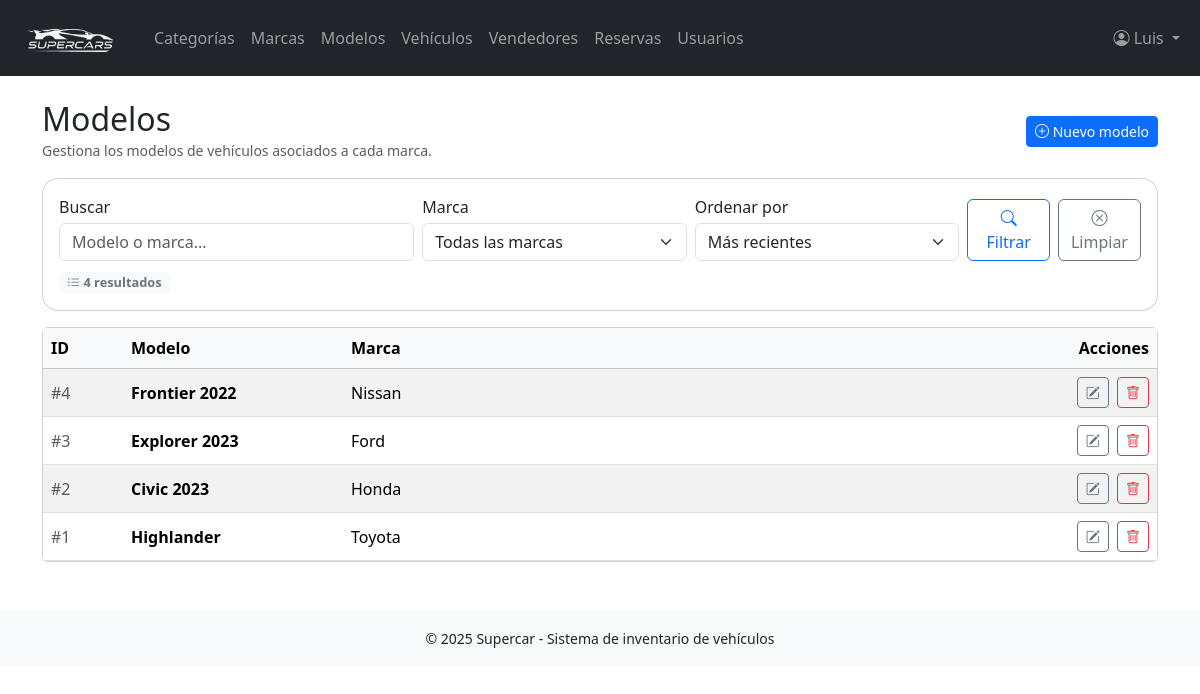
The page /modelos/listar.php (signed in) on the database its author committed.
### tables this page shows
CREATE TABLE `modelos` (
  `id_modelo` int(11) NOT NULL,
  `id_marca` int(11) NOT NULL,
  `nombre` varchar(100) NOT NULL
);

CREATE TABLE `marcas` (
  `id_marca` int(11) NOT NULL,
  `nombre` varchar(100) NOT NULL
);

### modelos/listar.php (the view, shortened to what this page needs)
<?php
require_once '../config/db.php';
require_once '../includes/header.php';
$busqueda  = trim($_GET['q'] ?? '');
$orden     = $_GET['orden'] ?? 'recientes';
switch ($orden) {
    case 'recientes':
    default:
        $orden      = 'recientes';
        $orderBySql = 'mo.id_modelo DESC';
        break;
}
$params     = [];
$whereSql = '';
$sqlCount = "
    SELECT COUNT(*)
    FROM modelos mo
    INNER JOIN marcas m ON mo.id_marca = m.id_marca
    $whereSql
";
$stmtCount = $pdo->prepare($sqlCount);
$stmtCount->execute($params);
$total_registros = (int)$stmtCount->fetchColumn();
$sql = "
    SELECT mo.id_modelo, mo.nombre AS modelo, m.id_marca, m.nombre AS marca
    FROM modelos mo
    INNER JOIN marcas m ON mo.id_marca = m.id_marca
    $whereSql
    ORDER BY $orderBySql
";
$stmt = $pdo->prepare($sql);
$stmt->execute($params);
$modelos = $stmt->fetchAll();
?>
<div class="page-header-super">
    <div>
        <h2>Modelos</h2>
        <small class="text-muted">
            Gestiona los modelos de vehículos asociados a cada marca.
        </small>
    </div>
    <a href="crear.php" class="btn btn-primary btn-sm">
        <i class="bi bi-plus-circle"></i> Nuevo modelo
    </a>
</div>
<div class="card filter-card mb-3">
    <div class="card-body">
        <form method="get" class="row g-2 align-items-end">
            <div class="col-md-4">
                <label for="q" class="form-label mb-1">Buscar</label>
                <input
                    type="text"
                    name="q"
                    id="q"
                    class="form-control"
                    placeholder="Modelo o marca..."
                    value="<?= htmlspecialchars($busqueda) ?>"
                >
            </div>
            <div class="col-md-3">
                <label for="marca_id" class="form-label mb-1">Marca</label>
                <select name="marca_id" id="marca_id" class="form-select">
                    <option value="0">Todas las marcas</option>
                </select>
            </div>
            <div class="col-md-3">
                <label for="orden" class="form-label mb-1">Ordenar por</label>
                <select name="orden" id="orden" class="form-select">
                    <option value="recientes"   <?= $orden === 'recientes'   ? 'selected' : '' ?>>Más recientes</option>
                </select>
            </div>
            <div class="col-md-2 d-flex gap-2">
                <button type="submit" class="btn btn-outline-primary w-100">
                    <i class="bi bi-search"></i> Filtrar
                </button>
                <a href="listar.php" class="btn btn-outline-secondary w-100">
                    <i class="bi bi-x-circle"></i> Limpiar
                </a>
            </div>
        </form>
        <div class="mt-2">
            <span class="badge bg-light text-secondary badge-count">
                <i class="bi bi-list-ul"></i>
                <?= $total_registros ?> resultado<?= $total_registros === 1 ? '' : 's' ?>
            </span>
        </div>
    </div>
</div>
<div class="card">
    <div class="card-body p-0">
        <?php if ($total_registros > 0): ?>
            <div class="table-responsive">
                <table class="table table-hover table-striped align-middle mb-0">
                    <thead class="table-light">
                        <tr>
                            <th style="width: 80px;">ID</th>
                            <th style="width: 220px;">Modelo</th>
                            <th>Marca</th>
                            <th style="width: 140px;" class="text-end">Acciones</th>
                        </tr>
                    </thead>
                    <tbody>
                    <?php foreach ($modelos as $row): ?>
                        <tr>
                            <td class="text-muted">#<?= $row['id_modelo'] ?></td>
                            <td><strong><?= htmlspecialchars($row['modelo']) ?></strong></td>
                            <td><?= htmlspecialchars($row['marca']) ?></td>
                            <td class="text-end">
                                <a href="editar.php?id=<?= $row['id_modelo'] ?>"
                                   class="btn btn-sm btn-outline-secondary me-1"
                                   title="Editar">
                                    <i class="bi bi-pencil-square"></i>
                                </a>
                                <a href="eliminar.php?id=<?= $row['id_modelo'] ?>"
                                   class="btn btn-sm btn-outline-danger"
                                   title="Eliminar"
                                   onclick="return confirm('¿Seguro que deseas eliminar este modelo?');">
                                    <i class="bi bi-trash"></i>
                                </a>
                            </td>
                        </tr>
                    <?php endforeach; ?>
                    </tbody>
                </table>
            </div>
        <?php endif; ?>
    </div>
</div>
<?php require_once '../includes/footer.php'; ?>

### modelos/listar.php (style rules this page uses)
.page-header-super { display: flex; flex-wrap: wrap; align-items: center; justify-content: space-between; gap: .75rem; margin-bottom: 1rem; }
.page-header-super h2 { margin-bottom: 0; }
.filter-card { border-radius: 1rem; }
.badge-count { font-size: .8rem; }

### rows shown on the page
modelos: id_modelo "4", nombre "Frontier 2022", id_marca.nombre "Nissan"
modelos: id_modelo "3", nombre "Explorer 2023", id_marca.nombre "Ford"
modelos: id_modelo "2", nombre "Civic 2023", id_marca.nombre "Honda"
modelos: id_modelo "1", nombre "Highlander", id_marca.nombre "Toyota"

### other values the page prints
$_SESSION['usuario']['nombre'] "Luis"
$total_registros "4"
